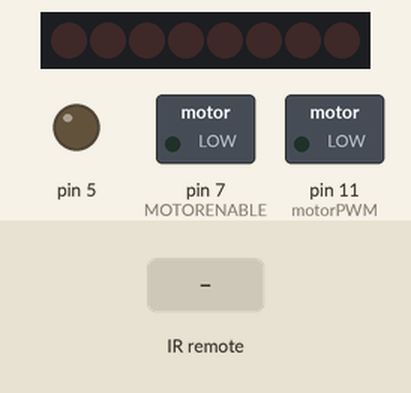
Recording of a sketch running on a simulated Arduino Uno, built with avr-gcc and run on an emulated ATmega328P. On the bench: 8 shift-register outputs drawn as a row of LEDs (first output left, lit = HIGH), switched loads named in the sketch (green lamp = pin HIGH), output pins drawn as LEDs (lit = HIGH). Wiring (inferred from the names in the program): shift register (74HC595): data pin 8; shift clock pin 4; latch pin 12. Wiring (inferred from the signals the program sends): row of LEDs: on Q0, Q1, Q2, Q3, Q4, Q5, Q6, Q7. The inputs (shaded band) are chosen by the test bench. Pins used as bus, display or sensor lines are not drawn.

Above: at 1.2 s.
1.3 s: infrared code 0xFD8877 received
At 1.7 s:
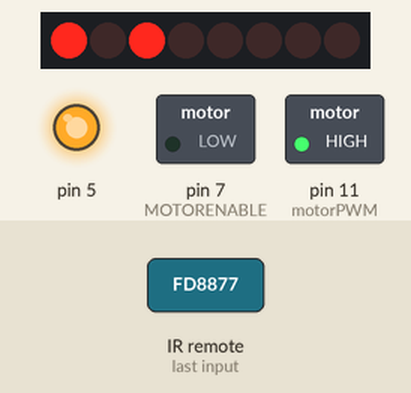
2.8 s: infrared code 0xFD9867 received
At 4.0 s:
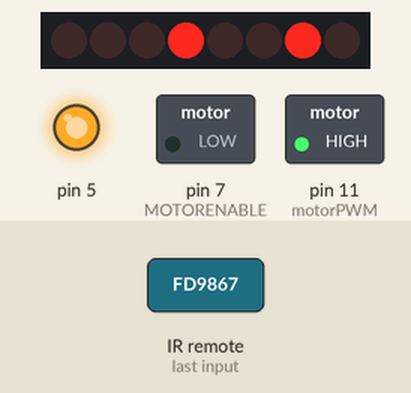
4.3 s: infrared code 0xFD28D7 received
At 5.2 s:
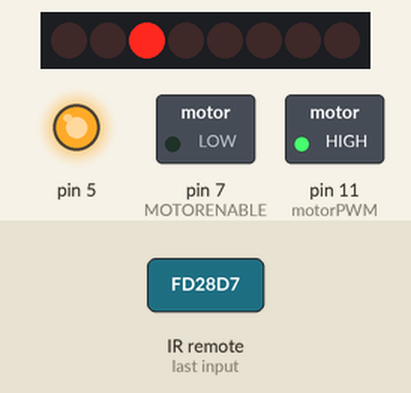
5.8 s: infrared code 0xFD6897 received
At 6.3 s:
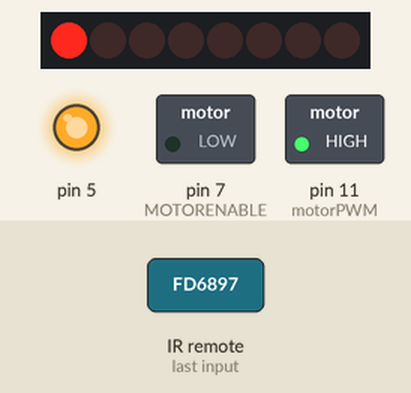
7.3 s: infrared code 0xFDA857 received
At 8.5 s:
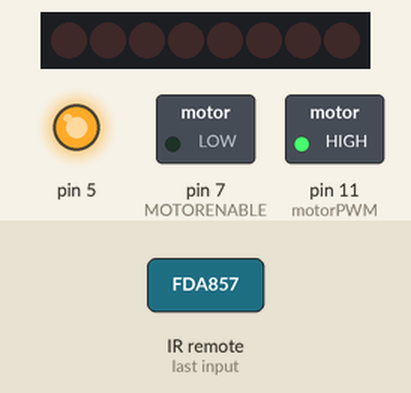
8.8 s: infrared code 0xFD30CF received
At 9.8 s:
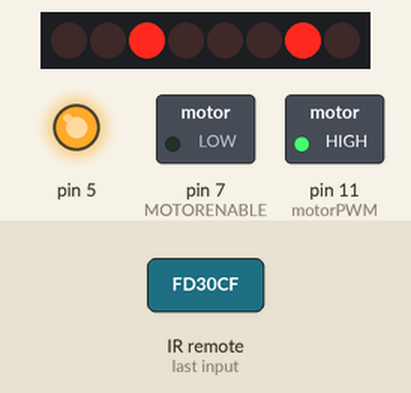
Timing chart, 0 to 11.3 s (numbered marks = the images above; inputs shaded):
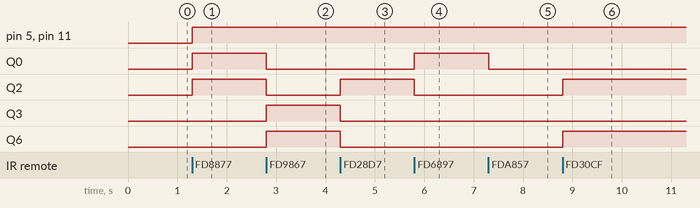

Measured:
- after the input at 1.3 s, pin 5, pin 11 (motorPWM), Q0, Q2: LOW → HIGH at once
- after the input at 2.8 s, Q0, Q2: HIGH → LOW at once; Q3, Q6: LOW → HIGH at once
- after the input at 4.3 s, Q2: LOW → HIGH at once; Q3, Q6: HIGH → LOW at once
- after the input at 5.8 s, Q0: LOW → HIGH at once; Q2: HIGH → LOW at once
- after the input at 7.3 s, Q0: HIGH → LOW at once
- after the input at 8.8 s, Q2, Q6: LOW → HIGH at once

The sketch:

RC_Car.ino
```cpp
#include <IRremote.h>

#define MOTORCLK 4
#define MOTORENABLE 7
#define MOTORDATA 8
#define MOTORLATCH 12

#define MOTOR1_A 2
#define MOTOR1_B 3
#define MOTOR2_A 1
#define MOTOR2_B 4
#define MOTOR3_A 5
#define MOTOR3_B 7
#define MOTOR4_A 0
#define MOTOR4_B 6

// Arduino pins for the PWM signals.
#define MOTOR1_PWM 11
#define MOTOR2_PWM 3
#define MOTOR3_PWM 6
#define MOTOR4_PWM 5
#define SERVO1_PWM 10
#define SERVO2_PWM 9

// Codes for the motor function.
#define FORWARD 1
#define BACKWARD 2
#define BRAKE 3
#define RELEASE 4

//
#define UP_KEY 0xFD8877
#define DOWN_KEY 0xFD9867
#define LEFT_KEY 0xFD28D7
#define RIGHT_KEY 0xFD6897
#define OK_KEY 0xFDA857
#define STAR_KEY 0xFD30CF
#define SHARP_KEY 0xFD708F

int RECV_PIN = 3;
IRrecv irrecv(RECV_PIN);
decode_results results;

void setup() {
  irrecv.enableIRIn();
}

void loop() {
  if (irrecv.decode(&results)) {
      if (results.value == UP_KEY) {
        motor_output(MOTOR1_A, HIGH, 255);
        motor_output(MOTOR1_B, LOW, -1);
        motor_output(MOTOR4_A, HIGH, 255);
        motor_output(MOTOR4_B, LOW, -1);
      } else if (results.value == DOWN_KEY) {
        motor_output(MOTOR1_A, LOW, -1);
        motor_output(MOTOR1_B, HIGH, 255);
        motor_output(MOTOR4_A, LOW, -1);
        motor_output(MOTOR4_B, HIGH, 255);
      } else if (results.value == LEFT_KEY) {
        motor_output(MOTOR1_A, HIGH, 255);
        motor_output(MOTOR1_B, LOW, -1);
        motor_output(MOTOR4_A, LOW, -1);
        motor_output(MOTOR4_B, LOW, -1);
      } else if (results.value == RIGHT_KEY) {
        motor_output(MOTOR1_A, LOW, -1);
        motor_output(MOTOR1_B, LOW, -1);
        motor_output(MOTOR4_A, HIGH, 255);
        motor_output(MOTOR4_B, LOW, -1);
      } else if (results.value == OK_KEY) {
        motor_output(MOTOR1_A, LOW, -1);
        motor_output(MOTOR1_B, LOW, -1);
        motor_output(MOTOR4_A, LOW, -1);
        motor_output(MOTOR4_B, LOW, -1);
      } else if (results.value == STAR_KEY) {
        motor_output(MOTOR1_A, HIGH, 255);
        motor_output(MOTOR1_B, LOW, -1);
        motor_output(MOTOR4_A, LOW, -1);
        motor_output(MOTOR4_B, HIGH, 255);
      } else if (results.value == SHARP_KEY) {
        motor_output(MOTOR1_A, LOW, -1);
        motor_output(MOTOR1_B, HIGH, 255);
        motor_output(MOTOR4_A, HIGH, 255);
        motor_output(MOTOR4_B, LOW, -1);
      }

      irrecv.resume();
  }
}

void motor_output(int output, int high_low, int speed)
{
  int motorPWM;

  switch (output)
  {
  case MOTOR1_A:
  case MOTOR1_B:
    motorPWM = MOTOR1_PWM;
    break;
  case MOTOR2_A:
  case MOTOR2_B:
    motorPWM = MOTOR2_PWM;
    break;
  case MOTOR3_A:
  case MOTOR3_B:
    motorPWM = MOTOR3_PWM;
    break;
  case MOTOR4_A:
  case MOTOR4_B:
    motorPWM = MOTOR4_PWM;
    break;
  default:
    // Use speed as error flag, -3333 = invalid output.
    speed = -3333;
    break;
  }

  if (speed != -3333)
  {
    // Set the direction with the shift register
    // on the MotorShield, even if the speed = -1.
    // In that case the direction will be set, but
    // not the PWM.
    shiftWrite(output, high_low);

    // set PWM only if it is valid
    if (speed >= 0 && speed <= 255)
    {
      analogWrite(motorPWM, speed);
    }
  }
}

void shiftWrite(int output, int high_low)
{
  static int latch_copy;
  static int shift_register_initialized = false;

  // Do the initialization on the fly,
  // at the first time it is used.
  if (!shift_register_initialized)
  {
    // Set pins for shift register to output
    pinMode(MOTORLATCH, OUTPUT);
    pinMode(MOTORENABLE, OUTPUT);
    pinMode(MOTORDATA, OUTPUT);
    pinMode(MOTORCLK, OUTPUT);

    // Set pins for shift register to default value (low);
    digitalWrite(MOTORDATA, LOW);
    digitalWrite(MOTORLATCH, LOW);
    digitalWrite(MOTORCLK, LOW);
    // Enable the shift register, set Enable pin Low.
    digitalWrite(MOTORENABLE, LOW);

    // start with all outputs (of the shift register) low
    latch_copy = 0;

    shift_register_initialized = true;
  }

  // The defines HIGH and LOW are 1 and 0.
  // So this is valid.
  bitWrite(latch_copy, output, high_low);

  // Use the default Arduino 'shiftOut()' function to
  // shift the bits with the MOTORCLK as clock pulse.
  // The 74HC595 shiftregister wants the MSB first.
  // After that, generate a latch pulse with MOTORLATCH.
  shiftOut(MOTORDATA, MOTORCLK, MSBFIRST, latch_copy);
  delayMicroseconds(5);    // For safety, not really needed.
  digitalWrite(MOTORLATCH, HIGH);
  delayMicroseconds(5);    // For safety, not really needed.
  digitalWrite(MOTORLATCH, LOW);
}
```
